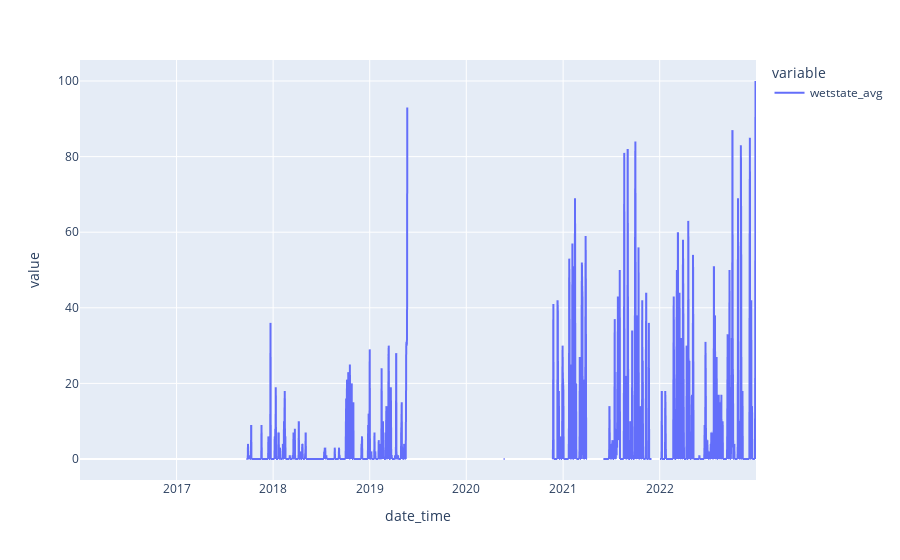

The code cell stored with this chart in its notebook:
### Code cell
px.line(data_frame=df_precip, x='date_time', y=['wetstate_avg'])
# it would be nice to use this data since it represents present state of dryness but it is too incomplete.

### Figure 1 — Plotly figure (JSON) as saved in the notebook; plotly's stock layout.template omitted (floating-point values rounded to 4 significant figures; data arrays with more than 128 entries replaced by an {"elided": "..."} marker saying what was removed)
{"data": [{"hovertemplate": "variable=wetstate_avg<br>date_time=%{x}<br>value=%{y}<extra></extra>", "legendgroup": "wetstate_avg", "line": {"color": "#636efa", "dash": "solid"}, "marker": {"symbol": "circle"}, "mode": "lines", "name": "wetstate_avg", "showlegend": true, "type": "scattergl", "x": {"elided": "2542 str values"}, "xaxis": "x", "y": {"elided": "2542 int values"}, "yaxis": "y"}], "layout": {"legend": {"title": {"text": "variable"}, "tracegroupgap": 0}, "margin": {"t": 60}, "xaxis": {"anchor": "y", "domain": [0, 1], "title": {"text": "date_time"}}, "yaxis": {"anchor": "x", "domain": [0, 1], "title": {"text": "value"}}}}
